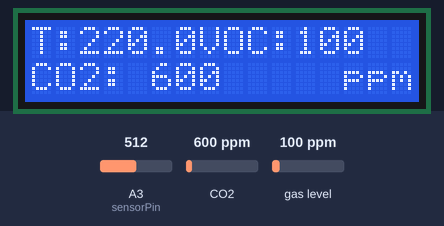
Simulated run of this sketch. Board: Arduino Uno, built with avr-gcc and run on an emulated ATmega328P. Parts: 16×2 character LCD. Inputs (shaded band) come from the test bench; at power-on: CO2 600 ppm, A3 (sensorPin) = 512, gas level 100 ppm. What the sketch prints to the serial monitor is not drawn.

Above: at 1.2 s.
1.3 s: CO2 set to 452 ppm
At 3.3 s:
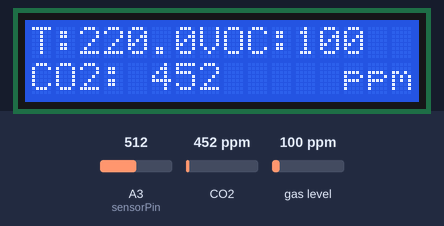
3.8 s: A3 (sensorPin) set to 716
At 5.6 s:
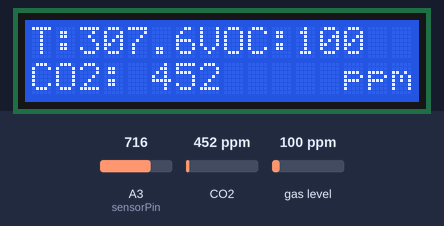
6.1 s: gas level set to 20 ppm
At 8.0 s:
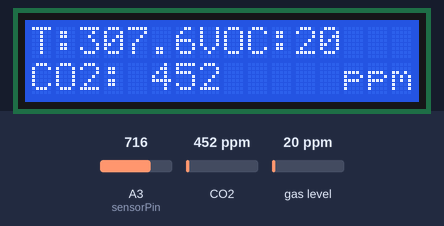
8.3 s: A3 (sensorPin) set to 900
At 10.2 s:
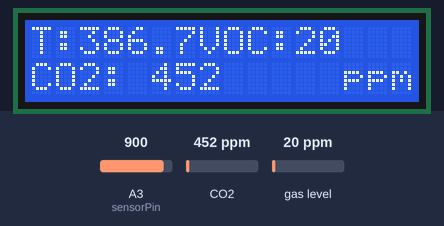
10.5 s: CO2 set to 1050 ppm
At 12.4 s:
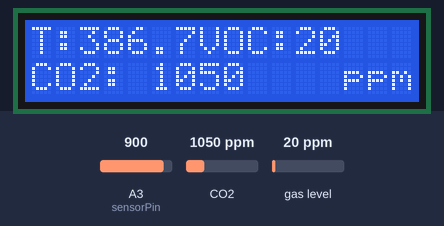
12.7 s: A3 (sensorPin) set to 1023
At 13.9 s:
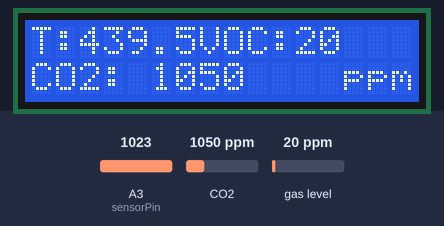
Timing chart, 0 to 15.7 s (numbered marks = the images above; inputs shaded):
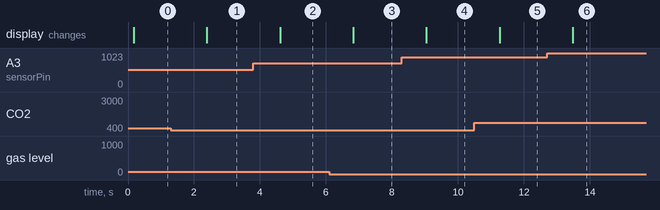

Measured:
- after the input at 1.3 s, the display: changes after 1.1 s (image 1)
- after the input at 3.8 s, the display: changes after 0.81 s (image 2)
- after the input at 6.1 s, the display: changes after 0.73 s (image 3)
- after the input at 8.3 s, the display: changes after 0.75 s (image 4)
- after the input at 10.5 s, the display: changes after 0.76 s (image 5)
- after the input at 12.7 s, the display: changes after 0.78 s (image 6)

The sketch:

code.ino
```cpp
// include the library code:
#include <LiquidCrystal.h>
#include <Wire.h>
#include "Adafruit_SGP30.h"

const int sensorPin = A3;

float temperatura;
int co2, tvoc;

// initialize the library with the numbers of the interface pins
LiquidCrystal lcd(2, 3, 4, 5, 6, 7);

Adafruit_SGP30 sgp;

void setup() {
  // set up the LCD's number of columns and rows:
  lcd.begin(16, 2);
  Serial.begin(115200);
  while (!Serial) {
    delay(10);  // Wait for serial console to open!
  }

  Serial.println("SGP30 test");

  if (! sgp.begin()) {
    Serial.println("Sensor not found :(");
    while (1);
  }
  Serial.print("Found SGP30 serial #");
  Serial.print(sgp.serialnumber[0], HEX);
  Serial.print(sgp.serialnumber[1], HEX);
  Serial.println(sgp.serialnumber[2], HEX);

}
  void loop() {

    stemperatura();
    sgp30();
    lcd.clear();
    lcd.setCursor(0, 0);
    lcd.print("T:");
    lcd.setCursor(2, 0);
    lcd.print(temperatura);
    lcd.setCursor(7, 0);
    lcd.print("VOC:");
    lcd.setCursor(11, 0);
    lcd.print(tvoc);


    lcd.setCursor(0, 1);
    lcd.print("CO2:");
    lcd.setCursor(5, 1);
    lcd.print(co2);
    lcd.setCursor(13, 1);
    lcd.print("ppm");

    delay(1000);
  }


  void sgp30() {
    if (! sgp.IAQmeasure()) {
      Serial.println("Measurement failed");
      return;
    }
    tvoc = sgp.TVOC;
    co2 = sgp.eCO2;
    Serial.println(co2);
    Serial.println(tvoc);
  }
  void stemperatura()
  {
    int value = analogRead(sensorPin);
    Serial.println("VALUEE");
    Serial.println(value);
    float millivolts = (value / 1024.0) * 4400;
    temperatura = millivolts / 10;
    Serial.println(temperatura);
    delay(100);
  }
```
